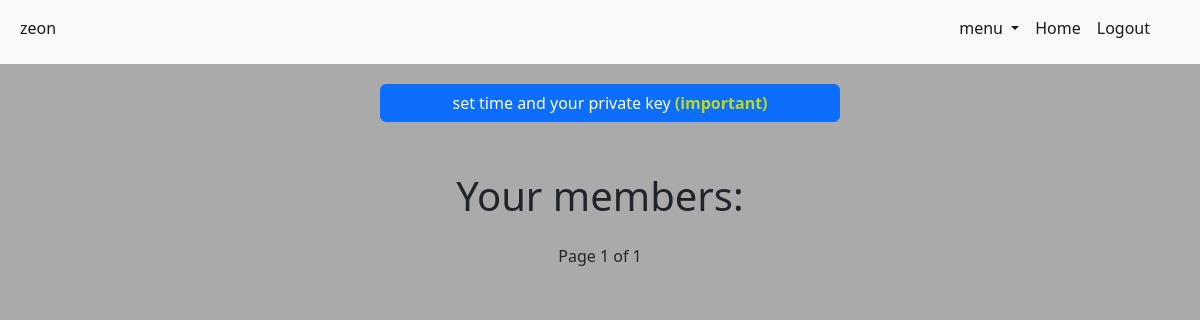
/accounts/company/1 (signed in), run on an earlier commit of the app's database.
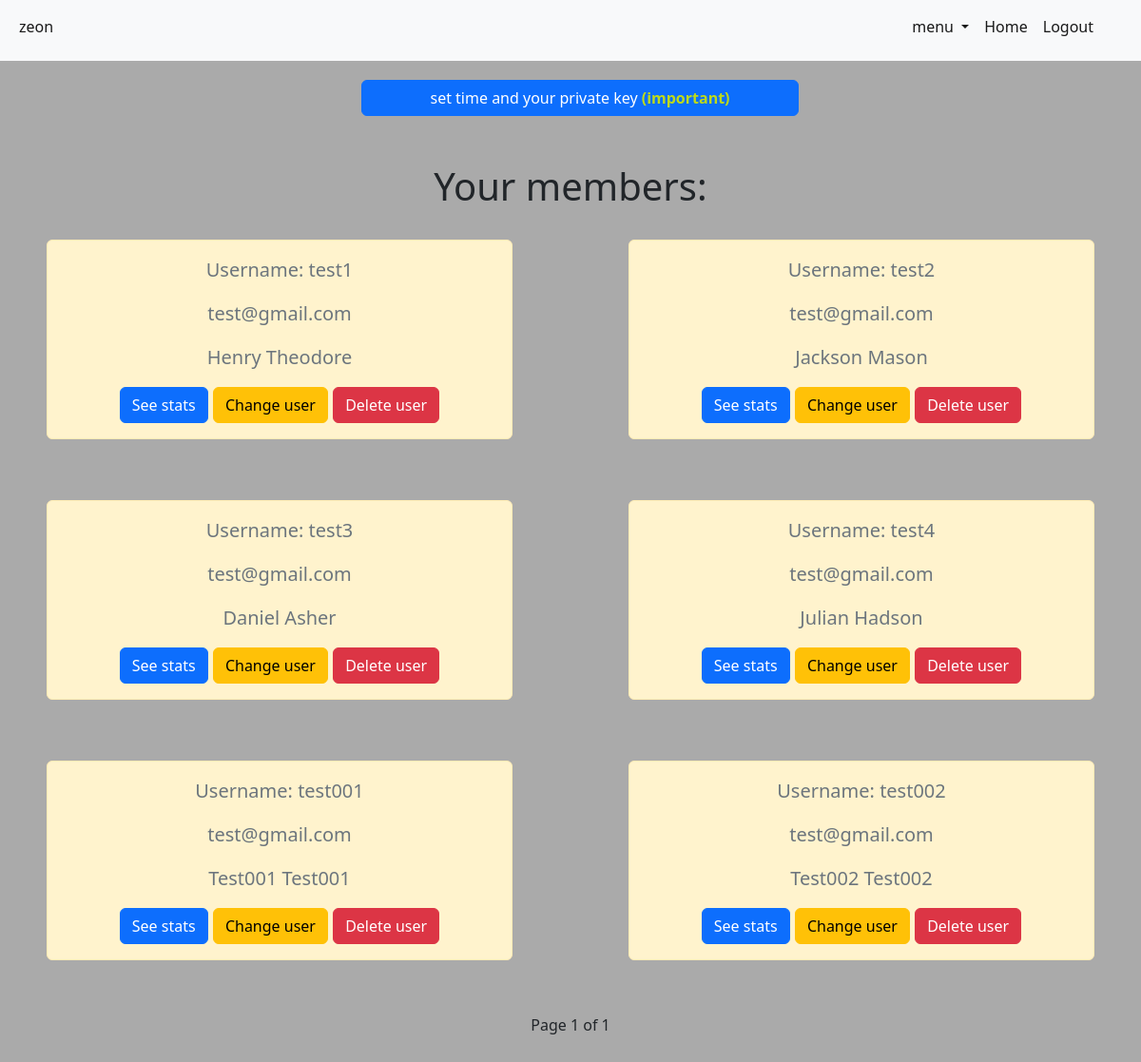
And on a later commit of the database.
### accounts/models.py (models this page shows)
class Member(models.Model):
    member = models.OneToOneField(CustomUser, on_delete=models.CASCADE, primary_key=True)
    company_id = models.ForeignKey(Company, on_delete=models.CASCADE, null=True)
    description = models.TextField(blank=True, null=True)
    totalWorkTime = models.IntegerField(null=True, default=0)

class CustomUser(AbstractUser):
    is_member = models.BooleanField("member status", default=False)
    is_company = models.BooleanField("company status", default=False)
    objects = CustomUserManager()

### accounts/permissions.py (the view)
		def wrapper_func(request, *args, **kwargs):
			if request.user.is_company:
				return view_func(request, *args, **kwargs)
			else:
				raise PermissionDenied

### accounts/permissions.py (called while the page is built)
def company_allowed():
	def decorator(view_func):
		def wrapper_func(request, *args, **kwargs):
			if request.user.is_company:
				return view_func(request, *args, **kwargs)
			else:
				raise PermissionDenied
		return wrapper_func
	return decorator

### accounts/views.py (called while the page is built)
@company_allowed()
def accountCompanyPage(request, page=1):
    data = Member.objects.filter(company_id=request.user.id)
    paginator = Paginator(data, 6)
    try:
        data = paginator.page(page)
    except EmptyPage:
        data = paginator.page(paginator.num_pages)
    return render(request, "accounts/companyMainPage.html", {"data": data})

### accounts/templates/accounts/companyMainPage.html (shortened to what this page needs)
{% extends "accounts/base.html" %}
{% block content %}
<div class="main-company-page-interact">
    <a href="{% url 'setTime' %}" class="set-time-companies btn btn-primary">set time and your private key <span style="color: rgb(189, 218, 26); font-weight: bold;">(important)</span></a>
</div>
<div class="main-user-list ">
    <h1>Your members:</h1>
    <div class="row row-cols-1 row-cols-md-2  row-cols-lg-3 row-cols-xl-2 g-4">
        {% for each in data %}
            <div class="alert alert-warning mt-5 user-from-list fs-5 text-muted col">
                <p>Username: {{ each.member }}</p>
                <p>{{ each.member.email }}</p>
                <p style="text-transform: capitalize;">{{ each.member.first_name }} {{ each.member.last_name }}</p>
                <a href="{% url 'userWorktime' user=each.member page=1 %}" class="btn btn-primary">See stats</a>
                <a href="{% url 'changeUser' id=each.member.id %}" class="btn btn-warning">Change user</a>
                <a href="{% url 'deleteUser' id=each.member.id %}" class="btn btn-danger">Delete user</a>
            </div>
        {% endfor %}
    </div>
    <div class='pagination justify-content-center'>
        <span class='mx-4'>
        Page {{ data.number }} of {{ data.paginator.num_pages }}
        </span>
    </div>
</div>
{% endblock %}

What changed in the data, as far as the page shows it:
added Member: member "test1", member.email "test@gmail.com", member.first_name "Henry", member.last_name "Theodore"
added Member: member "test2", member.email "test@gmail.com", member.first_name "Jackson", member.last_name "Mason"
added Member: member "test3", member.email "test@gmail.com", member.first_name "Daniel", member.last_name "Asher"
added Member: member "test4", member.email "test@gmail.com", member.first_name "Julian", member.last_name "Hadson"
added Member: member "test001", member.email "test@gmail.com", member.first_name "Test001", member.last_name "Test001"
added Member: member "test002", member.email "test@gmail.com", member.first_name "Test002", member.last_name "Test002"
